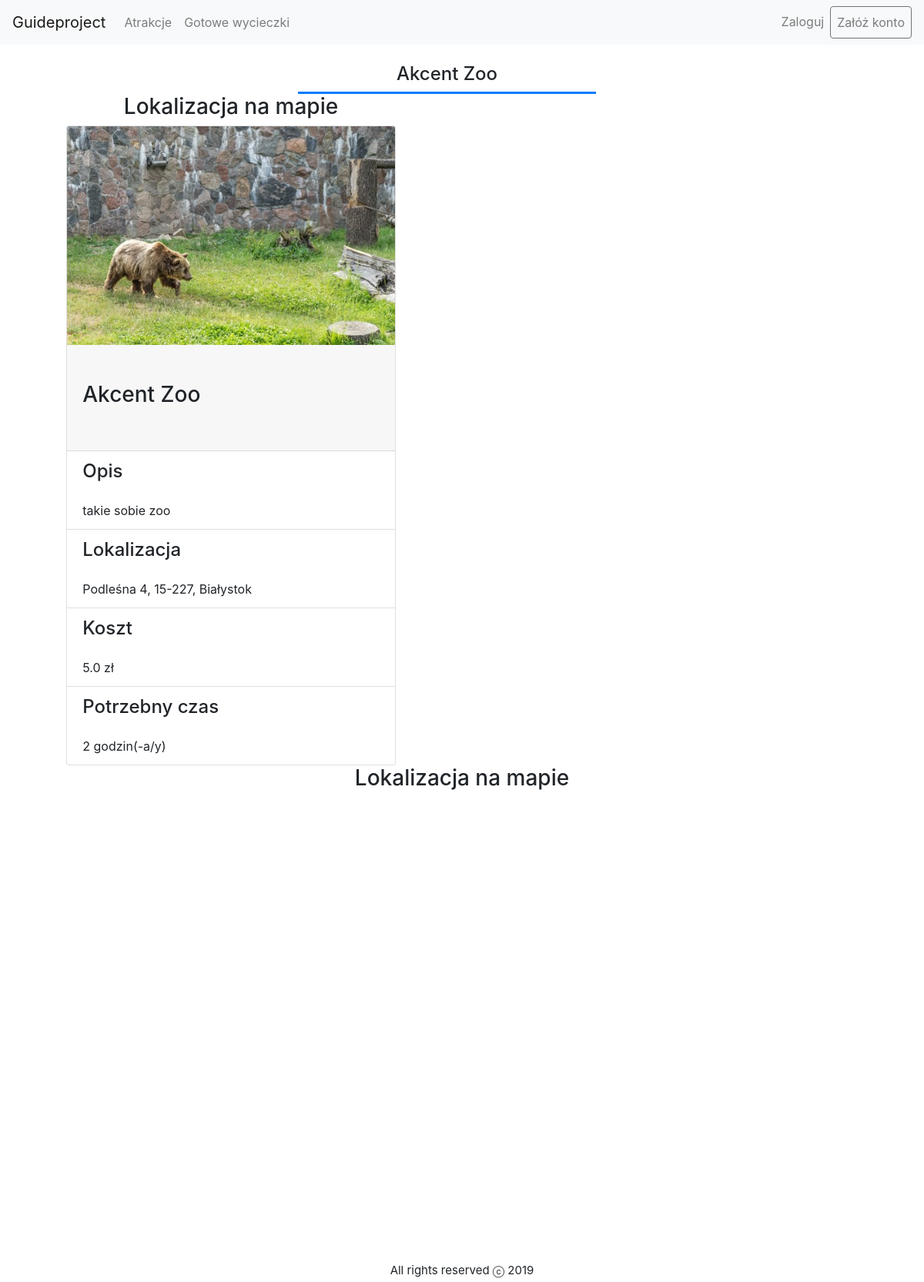
Page /guide/attraction/15 on the committed database.
### guide/models.py (models this page shows, shortened)
class Attraction(models.Model):
    name = models.CharField(_("Name"),
                            max_length=200, help_text="Enter attraction's name.")
    description = models.TextField(max_length=500)
    categories = models.ManyToManyField(
        "Category")
    localization = models.ForeignKey(
        "Localization", verbose_name=_("Address"), on_delete=models.CASCADE, null=True, blank=True)
    timeNeededToSightsee = models.FloatField(
        _("Time neede to sightsee (in hours)"))
    ticketCost = models.FloatField(
        _("Ticket's cost"), default=0)
    def display_catogory(self):
        """Create a string for the Category. This is required to display category in Admin."""
        return ', '.join(category.name for category in self.categories.all())
    def getTimeAsFormattedString(self):
        hours = int(self.timeNeededToSightsee)
        minutes = int((self.timeNeededToSightsee % 1)*60)
        result = ''
        if hours:
            result += str(hours) + ' godzin(-a/y) '
        if minutes:
            result += str(minutes) + ' minut(-a)'
        return result
    def getFormattedCost(self):
        if self.ticketCost == 0:
            return 'Darmowe'
        else:
            return f'{str(self.ticketCost)} zł'
    display_catogory.short_description = 'Category'
    class Meta:
        ordering = ['name']

class Localization(models.Model):
    street = models.CharField(_("Street"), max_length=100)
    zipCode = models.CharField(_("Zip code"), max_length=100)
    city = models.CharField(_("City"), max_length=100)
    lattitude = models.FloatField(_("Lattitude"), default=0)
    longitude = models.FloatField(_("Longitude"), default=0)
    def __str__(self):
        return self.street+', '+self.zipCode+', '+self.city

### guide/views.py (the view)
class AttractionDetailView(DetailView):
    model = Attraction
    def get_context_data(self, **kwargs):
        context = super().get_context_data(**kwargs)
        context['attractionLocalization'] = extractInfo(self.object)
        try:
            shoppingcart = ShoppingCart.objects.get(owner=self.request.user)
            if shoppingcart.attractions.filter(pk=self.object.pk):
                context['inPlan'] = True
        except:
            pass
        return context

### guide/views.py (called while the page is built)
def extractInfo(attractionList):
    formattedInfo = []
    try:
        for attraction in attractionList:
            formattedInfo.append({'name': attraction.name,
                                  'lat-lng': {'lat': attraction.localization.lattitude, 'lng': attraction.localization.longitude}})
        return formattedInfo
    except:
        pass
    try:
        formattedInfo.append({'name': attractionList.name,
                              'lat-lng': {'lat': attractionList.localization.lattitude, 'lng': attractionList.localization.longitude}})
        return formattedInfo
    except:
        pass

### guide/templates/guide/attraction_detail.html (shortened to what this page needs)
{% extends "base.html" %}
{% block content %}
{% load static %}
<section class="container-fluid">
    <div class="row mt-4 mr-4">
        <div class="col-4 text-right">
        </div>
        <div class="col-4 text-center border-bottom border-primary border-3">
        <h4>{{attraction.name}}</h4>
        </div>
        <div class="col-4 text-right">
        </div>
    </div>
    <div class="row mt-32">
        <div class="col-6">
            <div class="row">
            <div class="col">
                        <h3 class="text-center">Lokalizacja na mapie</h3>
                    </div>
            </div>
            <div class="row">
            <div class="col">
            <div class="listing-block">
               <div class="card w-75  mx-auto">
                <img class="card-img-top" src="{% static "images/" %}{{attraction.name}}.jpeg" alt="{{attraction.name}}">
                <div class="card-header py-5">
                    <h3>{{attraction.name}}</h3>
                </div>
                <ul class="list-group list-group-flush">
                    <li class="list-group-item">
                    <h4 class="pb-3">Opis</h4>
                        {{attraction.description}}
                    </li>
                    <li class="list-group-item">
                    <h4 class="pb-3">Lokalizacja</h4>
                        {{attraction.localization}}
                    </li>
                    <li class="list-group-item">
                    <h4 class="pb-3">Koszt</h4>
                        {{attraction.getFormattedCost}}
                    </li>
                    <li class="list-group-item">
                    <h4 class="pb-3">Potrzebny czas</h4>
                        {{attraction.getTimeAsFormattedString}}
                    </li>
                </ul>
                </div>
            </div>
            </div>
            </div>
        </div>
        <div class="col">
            <div class="row">
                    <div class="col">
                        <h3 class="text-center">Lokalizacja na mapie</h3>
                    </div>
                </div>
                <div class="row">
                    <div class="" id="map"></div>
                </div>
        </div>
    </div>
</section>
{% endblock content %}

### guide/templates/guide/attraction_detail.html (style rules this page uses)
#map { height:600px; width:800px; margin: 0 auto 30px auto; }
.border-3 { border-width:3px !important; }

### rows in the picture
Attraction: name "Akcent Zoo", name (picture), description "takie sobie zoo", localization "Podleśna 4, 15-227, Białystok", getFormattedCost "5.0 zł", getTimeAsFormattedString "2 godzin(-a/y)"
